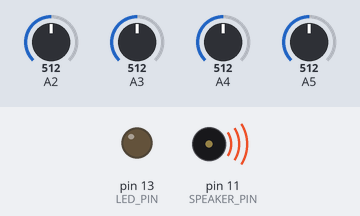
Bench run of a sketch on a simulated Arduino Uno, built with avr-gcc and run on an emulated ATmega328P. Shown: output pins drawn as LEDs (lit = HIGH), buzzer (waves = sounding). Dashed ring = blinking. Inputs (shaded band) come from the test bench; at power-on: A4 = 512, A2 = 512, A3 = 512, A5 = 512. Random numbers use the default seed unless the sketch sets one.

Above: at 1.3 s.
1.4 s: A4 set to 30
At 4.13 s:
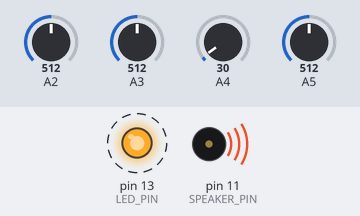
4.9 s: A4 set to 306
At 5.7 s:
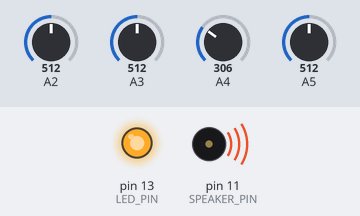
Timing chart, 0 to 14.4 s (numbered marks = the images above; inputs shaded):
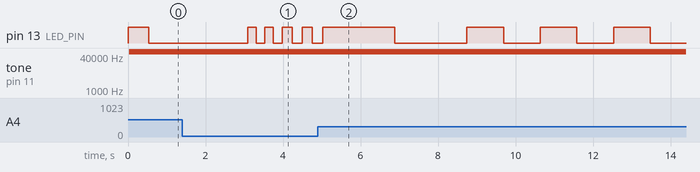

The sketch:

2xkarplus_dubstep.ino.ino
```cpp
// 2x Karplus-Strong and pseudo Euclidean sequencer //

#define SAMPLE_RATE 22050
#define SIZE        256
#define OFFSET      32
#define LED_PIN     13
#define LED_PORT    PORTB
#define LED_BIT     5
#define SPEAKER_PIN 11

  int out1;
  int last1 = 0;
  int curr1 = 0;
  uint8_t delaymem1[SIZE];
  uint8_t locat1 = 0;
  uint8_t bound1 = SIZE;
  int accum1 = 0;
  int lowpass1 = 2;
  bool trig1 = false;

  int out2;
  int last2 = 0;
  int curr2 = 0;
  uint8_t delaymem2[SIZE];
  uint8_t locat2 = 0;
  uint8_t bound2 = SIZE;
  int accum2 = 0;
  int lowpass2 = 1;
  bool trig2 = false;

int steps = 16;
int hits = 9;
int tempo = 0;
int nx, ny, tx, ty;
int savedTx, savedTy;  // Save these instead
int repeatCounter = 0; // How many repeats we've done
int totalRepeats = 1; // How many times to repeat (will be set by dubRAND)

ISR(TIMER1_COMPA_vect) {

  OCR2A = ((out1 + out2) >> 1);  // Center at 128 instead of 64

  if (trig1) {

    for (int m = 0; m < SIZE; m++) delaymem1[m] = random();

    trig1 = false;

  } else {

    delaymem1[locat1++] = out1;

    if (locat1 >= bound1) locat1 = 0;

    curr1 = delaymem1[locat1];

    out1 = accum1 >> lowpass1;

    accum1 = accum1 - out1 + ((last1>>1) + (curr1>>1));

    last1 = curr1;

  }

  if (trig2) {

    for (int n = 0; n < SIZE; n++) delaymem2[n] = random();

    trig2 = false;

 } else {

    delaymem2[locat2++] = out2;

    if (locat2 >= bound2) locat2 = 0;

    curr2 = delaymem2[locat2];

    out2 = accum2 >> lowpass2;

    accum2 = accum2 - out2 + ((last2>>1) + (curr2>>1));

    last2 = curr2;

  }

}

void startPlayback(){

    pinMode(SPEAKER_PIN, OUTPUT);


    pinMode(LED_PIN, OUTPUT);

    ASSR &= ~(_BV(EXCLK) | _BV(AS2));

    TCCR2A |= _BV(WGM21) | _BV(WGM20);
    TCCR2B &= ~_BV(WGM22);

    TCCR2A = (TCCR2A | _BV(COM2A1)) & ~_BV(COM2A0);
    TCCR2A &= ~(_BV(COM2B1) | _BV(COM2B0));

    TCCR2B = (TCCR2B & ~(_BV(CS12) | _BV(CS11))) | _BV(CS10);

    OCR2A = 0;

    cli();

    TCCR1B = (TCCR1B & ~_BV(WGM13)) | _BV(WGM12);
    TCCR1A = TCCR1A & ~(_BV(WGM11) | _BV(WGM10));

    TCCR1B = (TCCR1B & ~(_BV(CS12) | _BV(CS11))) | _BV(CS10);

    OCR1A = F_CPU / SAMPLE_RATE;

    TIMSK1 |= _BV(OCIE1A);

    sei();

}


void stopPlayback()
{

    TIMSK1 &= ~_BV(OCIE1A);

    TCCR1B &= ~_BV(CS10);
    TCCR2B &= ~_BV(CS10);

    digitalWrite(SPEAKER_PIN, LOW);
}


void setup() {

  startPlayback();

}

void loop() {
    LED_PORT ^= 1 << LED_BIT;

    // Only generate new euclidean values when we're done with repeats
    if (repeatCounter == 0) {
        // Calculate new euclidean values
        nx = tx;
        ny = ty;

        if (ny == 0) {
            tx = rand() % steps;
            ty = hits;
        } else {
            tx = ny;
            ty = nx % ny;
        }

        // Save tx and ty for repeating
        savedTx = tx;
        savedTy = ty;

        // Set up new repeat sequence
        totalRepeats = random(1, 8); // This is your dubRAND
        repeatCounter = totalRepeats;
    } else {
        // Use saved values instead of calculating new ones
        tx = savedTx;
        ty = savedTy;
        nx = tx;
        ny = ty;
    }

    bound1 = map(nx, 0, steps, OFFSET, SIZE);
    bound2 = map(ny, 0, hits, OFFSET, SIZE);

    trig1 = true;
    trig2 = true;

    //filter
    int value = analogRead(3);
    float falue = map(value, 0, 1023, 1, 3000) / 1000.0;
    lowpass1 = falue;
    lowpass2 = falue;

    //tempo
    int potTempo = analogRead(4);
    tempo = map(potTempo, 0, 1023, 10, 1000);

    //seed value for RnG (euclid)
    int hitsPot = analogRead(2);
    hits = map(hitsPot, 0, 1023, 1, 35);
    steps = map(hitsPot, 0, 1023, 25, 10);

    //pitch offset
    int pitchPot = analogRead(5);
    int pitch = map(pitchPot, 0, 1023, 0, 100);
    bound1 = bound1 + pitch;
    bound2 = bound2 + pitch;

    // Your original dubstep tempo modification
    tempo = tempo * totalRepeats;

    // Decrement repeat counter
    if (repeatCounter > 0) {
        repeatCounter--;
    }

    delay(tempo);
}
```
